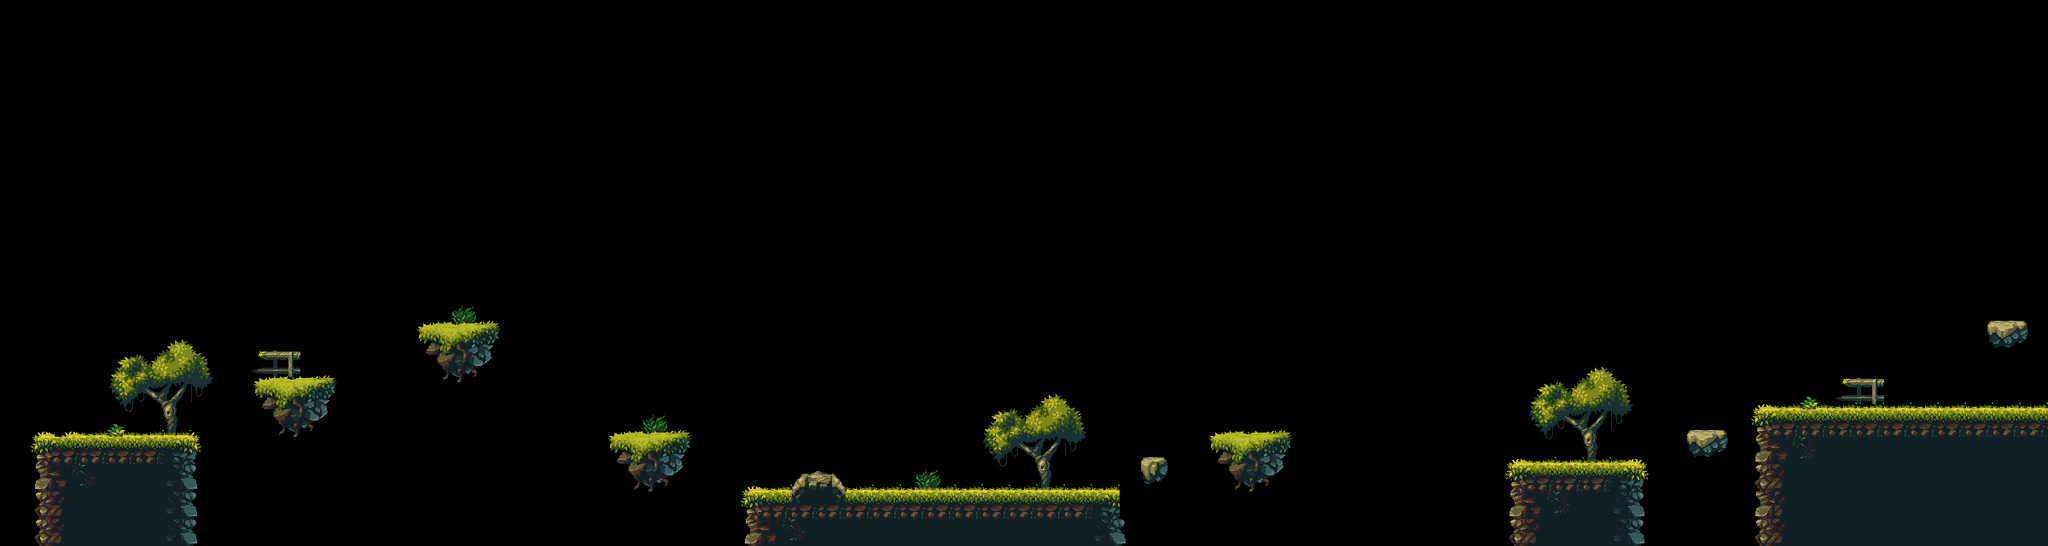

Below is a game level as drawn by its tile map, then a one-line description and the .tmx that defines it (tile-layer data replaced by summaries):
An orthogonal 75x20 tile map with 32x32 px tiles, 3 tile layers (platform, decorative_2, decorative).

<map version="1.10" tiledversion="1.10.1" orientation="orthogonal" renderorder="right-down" width="75" height="20" tilewidth="32" tileheight="32" infinite="0" nextlayerid="23" nextobjectid="6">
 <tileset firstgid="1" name="tileset" tilewidth="32" tileheight="32" tilecount="290" columns="29">
  <image source="tileset.png" width="928" height="320" />
 </tileset>
 <layer id="15" name="platform" width="75" height="20">
  <data>[1500 cells, 145 non-empty, 17 distinct tile ids]</data>
 </layer>
 <layer id="22" name="decorative_2" width="75" height="20">
  <data>[1500 cells, 38 non-empty, 25 distinct tile ids]</data>
 </layer>
 <layer id="21" name="decorative" width="75" height="20">
  <data>[1500 cells, 105 non-empty, 40 distinct tile ids]</data>
 </layer>
</map>
